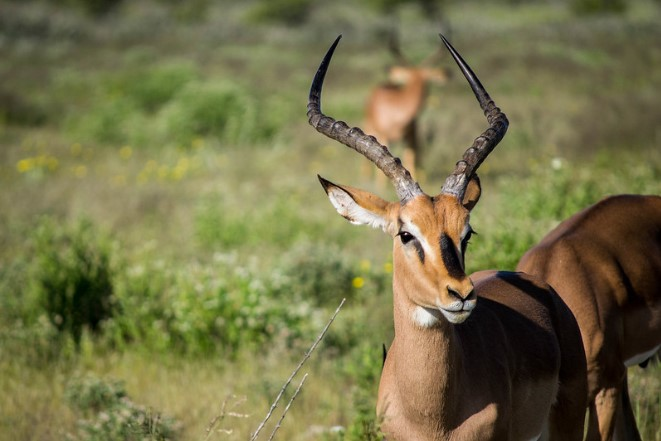
#> input picture compressao_jpeg/dados/h1.jpg, 661 x 441 px, found by its file name
$ jupyter execute ex2.ipynb
#> lines starting #> are read from the running program, lines starting #| are printed output that depends on the picture
#> further down, im is the input picture: shape (441, 661, 3); mean B, G, R 73.2, 114.1, 117.6
*   Multimídia - Compressão JPEG (Exercício 2)

*   Felipe Daniel Dias dos Santos - 11711ECP004

*   Graduação em Engenharia de Computação - Faculdade de Engenharia Elétrica - Universidade Federal de Uberlândia

[cell 1]
#Função para converter o sistema de BGR para RGB (simples troca de ordem) de uma imagem "im"
def bgr2rgb(im):

  #Definição da imagem resultante
  im_RGB = np.empty(im.shape, np.uint8)

  #Troca de ordem dos canais para gerar uma imagem RGB
  im_RGB[:, :, 0] = im[:, :, 2]
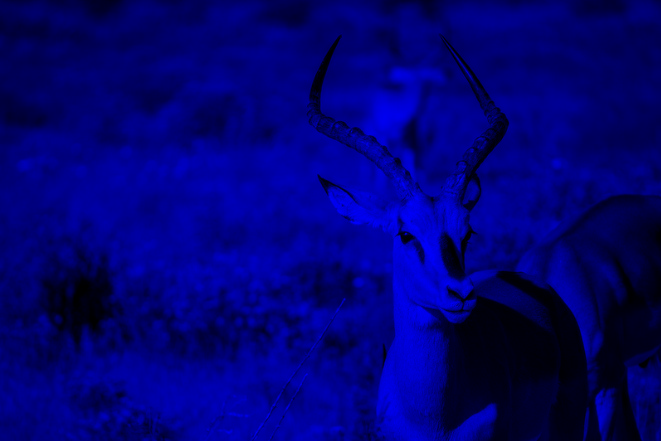
#> im_RGB: shape (441, 661, 3); mean B, G, R 117.6, 0, 0
  im_RGB[:, :, 1] = im[:, :, 1]
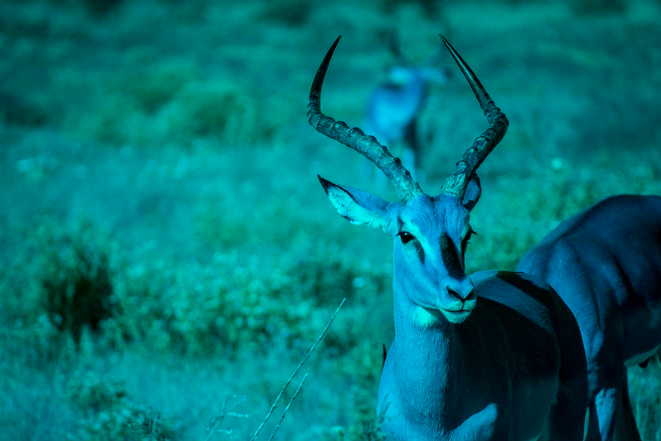
#> im_RGB: shape (441, 661, 3); mean B, G, R 117.6, 114.1, 0
  im_RGB[:, :, 2] = im[:, :, 0]

  return im_RGB

[cell 2]
#Função para subamostragem dos canais de crominância Cr e Cb de uma imagem "im"
def subSample(im):

  #Utilização de filtros do tipo "box" para uma redução de 2 vezes em ambas as dimensões das matrizes de crominância
  Cr = cv2.boxFilter(im[:, :, 1], ddepth=-1, ksize=(2, 2))
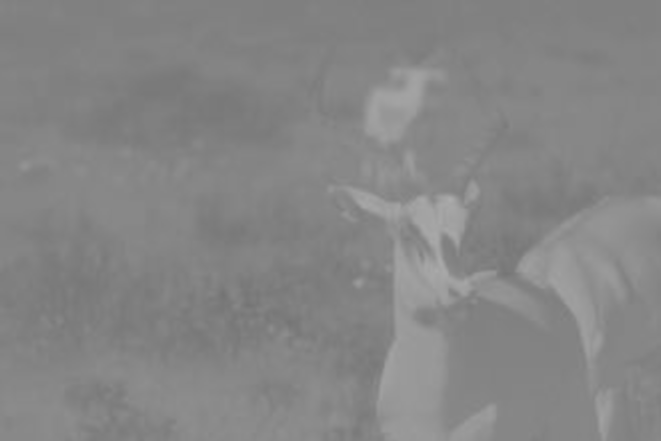
#> Cr: shape (441, 661); min 115, max 172, mean 133.3
  Cb = cv2.boxFilter(im[:, :, 2], ddepth=-1, ksize=(2, 2))

  Cr_Sub = Cr[::2, ::2]
#> (the rest of the program and of its run is left out)
